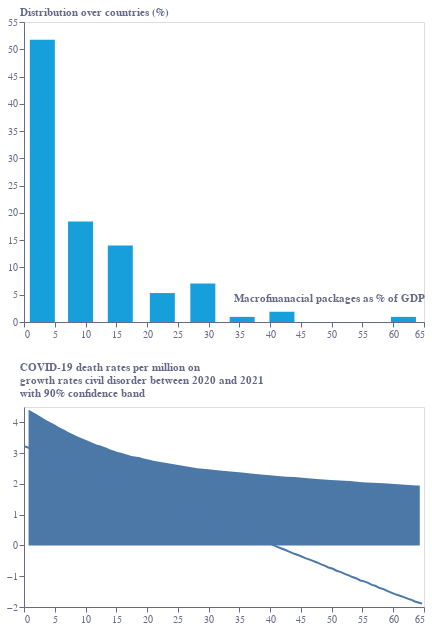

Write notebook code for a chart like this one.
### Code cell
base = alt.Chart(f2).encode(
    x=alt.X(
        "gx:Q",
        sort=[],
        axis=alt.Axis(
            grid=False,
            titleAlign="right",
            titleAnchor="end",
            title="Macrofinanacial packages as % of GDP",
            titleY=-30,
            # titleX=207,
            labelColor=colors["eco-gray"],
            titleColor=colors["eco-gray"],
            tickColor=colors["eco-gray"],
            domainColor=colors["eco-gray"],
            tickCount=10,
            orient="bottom",
            labelAngle=0,
        )
    )
)
bars = base.mark_bar(color=colors["eco-light-blue"],width=25).encode(
    y=alt.Y(
        "gy:Q",
        sort=[],
        axis=alt.Axis(
            grid=False,
            title="Distribution over countries (%)",
            titleX=-5,
            titleY=-5,
            titleBaseline="bottom",
            titleAngle=0,
            titleAlign="left",
            labelColor=colors["eco-gray"],
            titleColor=colors["eco-gray"],
            tickColor=colors["eco-gray"],
            domainColor=colors["eco-gray"],
        ),
        # scale=alt.Scale(domain=[-25, 30]),
    )
)
line=base.mark_line().encode(x=alt.X(
        "x1:Q",
        sort=[],
        axis=alt.Axis(
            grid=False,
            titleAlign="right",
            titleAnchor="end",
            title="",
            titleY=-30,
            # titleX=207,
            labelColor=colors["eco-gray"],
            titleColor=colors["eco-gray"],
            tickColor=colors["eco-gray"],
            domainColor=colors["eco-gray"],
            tickCount=10,
            orient="bottom",
            labelAngle=0,
        )
    ), y=alt.Y(
        "y1:Q",
        sort=[],
        axis=alt.Axis(
            grid=False,
            title=["COVID-19 death rates per million on", "growth rates civil disorder between 2020 and 2021"," with 90% confidence band"],
            titleX=-5,
            titleY=-35,
            titleBaseline="bottom",
            titleAngle=0,
            titleAlign="left",
            labelColor=colors["eco-gray"],
            titleColor=colors["eco-gray"],
            tickColor=colors["eco-gray"],
            domainColor=colors["eco-gray"],
        ),
        # scale=alt.Scale(domain=[-25, 30]),
    ))
area=base.mark_area().encode(x=alt.X(
        "x2:Q",
        sort=[],
        axis=alt.Axis(
            grid=False,
            titleAlign="right",
            titleAnchor="end",
            title="",
            titleY=-30,
            # titleX=207,
            labelColor=colors["eco-gray"],
            titleColor=colors["eco-gray"],
            tickColor=colors["eco-gray"],
            domainColor=colors["eco-gray"],
            tickCount=10,
            orient="bottom",
            labelAngle=0,
        )
    ), y=alt.Y(
        "y2:Q",
        sort=[],
        axis=alt.Axis(
            grid=False,
            title=["COVID-19 death rates per million on", "growth rates civil disorder between 2020 and 2021"," with 90% confidence band"],
            titleX=-5,
            titleY=-35,
            titleBaseline="bottom",
            titleAngle=0,
            titleAlign="left",
            labelColor=colors["eco-gray"],
            titleColor=colors["eco-gray"],
            tickColor=colors["eco-gray"],
            domainColor=colors["eco-gray"],
        ),
        # scale=alt.Scale(domain=[-25, 30]),
    ))
layer1 = (
    ((area+line).properties(height=300, width=400))
)
layer1=alt.vconcat(bars.properties(height=300, width=400),layer1.properties(height=200, width=400)).resolve_axis(
    x='shared'
)
layer1=bars
# layer1.save("visualisation/" + f + ".json")
# layer1.save("visualisation/" + f + ".svg")
# layer1.save("visualisation/" + f + ".png")
open("README.md", "a").write(readme)
layer1

### Figure 1 — Vega-Lite specification as saved in the notebook (floating-point values rounded to 4 significant figures)
{"config": {"view": {"continuousWidth": 400, "continuousHeight": 300}}, "vconcat": [{"mark": {"type": "bar", "color": "#179FDB", "width": 25}, "encoding": {"x": {"axis": {"domainColor": "#676A86", "grid": false, "labelAngle": 0, "labelColor": "#676A86", "orient": "bottom", "tickColor": "#676A86", "tickCount": 10, "title": "Macrofinanacial packages as % of GDP", "titleAlign": "right", "titleAnchor": "end", "titleColor": "#676A86", "titleY": -30}, "field": "gx", "sort": [], "type": "quantitative"}, "y": {"axis": {"domainColor": "#676A86", "grid": false, "labelColor": "#676A86", "tickColor": "#676A86", "title": "Distribution over countries (%)", "titleAlign": "left", "titleAngle": 0, "titleBaseline": "bottom", "titleColor": "#676A86", "titleX": -5, "titleY": -5}, "field": "gy", "sort": [], "type": "quantitative"}}, "height": 300, "width": 400}, {"layer": [{"mark": "area", "encoding": {"x": {"axis": {"domainColor": "#676A86", "grid": false, "labelAngle": 0, "labelColor": "#676A86", "orient": "bottom", "tickColor": "#676A86", "tickCount": 10, "title": "", "titleAlign": "right", "titleAnchor": "end", "titleColor": "#676A86", "titleY": -30}, "field": "x2", "sort": [], "type": "quantitative"}, "y": {"axis": {"domainColor": "#676A86", "grid": false, "labelColor": "#676A86", "tickColor": "#676A86", "title": ["COVID-19 death rates per million on", "growth rates civil disorder between 2020 and 2021", " with 90% confidence band"], "titleAlign": "left", "titleAngle": 0, "titleBaseline": "bottom", "titleColor": "#676A86", "titleX": -5, "titleY": -35}, "field": "y2", "sort": [], "type": "quantitative"}}}, {"mark": "line", "encoding": {"x": {"axis": {"domainColor": "#676A86", "grid": false, "labelAngle": 0, "labelColor": "#676A86", "orient": "bottom", "tickColor": "#676A86", "tickCount": 10, "title": "", "titleAlign": "right", "titleAnchor": "end", "titleColor": "#676A86", "titleY": -30}, "field": "x1", "sort": [], "type": "quantitative"}, "y": {"axis": {"domainColor": "#676A86", "grid": false, "labelColor": "#676A86", "tickColor": "#676A86", "title": ["COVID-19 death rates per million on", "growth rates civil disorder between 2020 and 2021", " with 90% confidence band"], "titleAlign": "left", "titleAngle": 0, "titleBaseline": "bottom", "titleColor": "#676A86", "titleX": -5, "titleY": -35}, "field": "y1", "sort": [], "type": "quantitative"}}}], "height": 200, "width": 400}], "data": {"name": "data-982327632a1a37d611ae969459b50a18"}, "resolve": {"axis": {"x": "shared"}}, "$schema": "https://vega.github.io/schema/vega-lite/v4.17.0.json", "datasets": {"data-982327632a1a37d611ae969459b50a18": [{"x1": 0.1128, "y1": 3.22, "x2": 0.7414, "y2": 4.409, "x3": 0.1159, "y3": 1.964, "gx": 2.981, "gy": 51.75}, {"x1": 0.7414, "y1": 3.176, "x2": 1.999, "y2": 4.27, "x3": 2.203, "y3": 1.913, "gx": 9.19, "gy": 18.41}, {"x1": 1.37, "y1": 3.111, "x2": 2.392, "y2": 4.226, "x3": 7.247, "y3": 1.631, "gx": 15.65, "gy": 14.05}, {"x1": 1.999, "y1": 3.068, "x2": 3.57, "y2": 4.079, "x3": 11.3, "y3": 1.375, "gx": 22.48, "gy": 5.309}, {"x1": 2.627, "y1": 3.029, "x2": 3.963, "y2": 4.035, "x3": 15.42, "y3": 1.004, "gx": 29.06, "gy": 7.056}, {"x1": 3.256, "y1": 2.964, "x2": 5.142, "y2": 3.918, "x3": 20.17, "y3": 0.4661, "gx": 35.46, "gy": 0.9409}, {"x1": 3.885, "y1": 2.92, "x2": 5.613, "y2": 3.853, "x3": 24.23, "y3": -0.02049, "gx": 41.91, "gy": 1.882}, {"x1": 4.513, "y1": 2.873, "x2": 6.714, "y2": 3.74, "x3": 32.0, "y3": -1.07, "gx": 61.66, "gy": 0.9409}, {"x1": 5.142, "y1": 2.812, "x2": 7.185, "y2": 3.688, "x3": 39.19, "y3": -2.069, "gx": null, "gy": null}, {"x1": 5.771, "y1": 2.768, "x2": 8.442, "y2": 3.567, "x3": 45.16, "y3": -2.901, "gx": null, "gy": null}, {"x1": 6.399, "y1": 2.708, "x2": 8.992, "y2": 3.515, "x3": 51.31, "y3": -3.798, "gx": null, "gy": null}, {"x1": 6.949, "y1": 2.682, "x2": 10.17, "y2": 3.419, "x3": 57.86, "y3": -4.745, "gx": null, "gy": null}, {"x1": 7.657, "y1": 2.608, "x2": 11.77, "y2": 3.283, "x3": 64.06, "y3": -5.667, "gx": null, "gy": null}, {"x1": 8.207, "y1": 2.577, "x2": 12.29, "y2": 3.254, "x3": null, "y3": null, "gx": null, "gy": null}, {"x1": 8.914, "y1": 2.504, "x2": 13.39, "y2": 3.179, "x3": null, "y3": null, "gx": null, "gy": null}, {"x1": 9.542, "y1": 2.465, "x2": 14.02, "y2": 3.121, "x3": null, "y3": null, "gx": null, "gy": null}, {"x1": 10.17, "y1": 2.417, "x2": 15.23, "y2": 3.04, "x3": null, "y3": null, "gx": null, "gy": null}, {"x1": 10.83, "y1": 2.363, "x2": 15.75, "y2": 3.011, "x3": null, "y3": null, "gx": null, "gy": null}, {"x1": 11.59, "y1": 2.295, "x2": 16.96, "y2": 2.936, "x3": null, "y3": null, "gx": null, "gy": null}, {"x1": 12.14, "y1": 2.265, "x2": 17.48, "y2": 2.907, "x3": null, "y3": null, "gx": null, "gy": null}, {"x1": 12.82, "y1": 2.201, "x2": 18.81, "y2": 2.864, "x3": null, "y3": null, "gx": null, "gy": null}, {"x1": 13.47, "y1": 2.152, "x2": 19.29, "y2": 2.838, "x3": null, "y3": null, "gx": null, "gy": null}, {"x1": 14.07, "y1": 2.097, "x2": 20.54, "y2": 2.777, "x3": null, "y3": null, "gx": null, "gy": null}, {"x1": 14.73, "y1": 2.048, "x2": 21.02, "y2": 2.751, "x3": null, "y3": null, "gx": null, "gy": null}, {"x1": 15.36, "y1": 1.996, "x2": 28.17, "y2": 2.508, "x3": null, "y3": null, "gx": null, "gy": null}, {"x1": 16.01, "y1": 1.947, "x2": 29.97, "y2": 2.473, "x3": null, "y3": null, "gx": null, "gy": null}, {"x1": 16.61, "y1": 1.892, "x2": 31.78, "y2": 2.439, "x3": null, "y3": null, "gx": null, "gy": null}, {"x1": 17.27, "y1": 1.843, "x2": 33.59, "y2": 2.404, "x3": null, "y3": null, "gx": null, "gy": null}, {"x1": 18.0, "y1": 1.785, "x2": 35.4, "y2": 2.369, "x3": null, "y3": null, "gx": null, "gy": null}, {"x1": 18.66, "y1": 1.749, "x2": 37.2, "y2": 2.335, "x3": null, "y3": null, "gx": null, "gy": null}, {"x1": 19.29, "y1": 1.705, "x2": 39.01, "y2": 2.3, "x3": null, "y3": null, "gx": null, "gy": null}, {"x1": 19.92, "y1": 1.64, "x2": 40.82, "y2": 2.265, "x3": null, "y3": null, "gx": null, "gy": null}, {"x1": 20.52, "y1": 1.611, "x2": 42.62, "y2": 2.23, "x3": null, "y3": null, "gx": null, "gy": null}, {"x1": 21.2, "y1": 1.565, "x2": 43.96, "y2": 2.222, "x3": null, "y3": null, "gx": null, "gy": null}, {"x1": 21.96, "y1": 1.497, "x2": 45.69, "y2": 2.196, "x3": null, "y3": null, "gx": null, "gy": null}, {"x1": 22.51, "y1": 1.467, "x2": 47.58, "y2": 2.161, "x3": null, "y3": null, "gx": null, "gy": null}, {"x1": 23.22, "y1": 1.393, "x2": 49.85, "y2": 2.126, "x3": null, "y3": null, "gx": null, "gy": null}, {"x1": 23.84, "y1": 1.358, "x2": 52.92, "y2": 2.092, "x3": null, "y3": null, "gx": null, "gy": null}, {"x1": 24.45, "y1": 1.299, "x2": 54.96, "y2": 2.057, "x3": null, "y3": null, "gx": null, "gy": null}, {"x1": 25.1, "y1": 1.25, "x2": 58.42, "y2": 2.022, "x3": null, "y3": null, "gx": null, "gy": null}, {"x1": 25.7, "y1": 1.195, "x2": 63.76, "y2": 1.953, "x3": null, "y3": null, "gx": null, "gy": null}, {"x1": 26.38, "y1": 1.149, "x2": 64.31, "y2": 1.953, "x3": null, "y3": null, "gx": null, "gy": null}, {"x1": 26.99, "y1": 1.094, "x2": null, "y2": null, "x3": null, "y3": null, "gx": null, "gy": null}, {"x1": 27.62, "y1": 1.055, "x2": null, "y2": null, "x3": null, "y3": null, "gx": null, "gy": null}, {"x1": 28.4, "y1": 0.9764, "x2": null, "y2": null, "x3": null, "y3": null, "gx": null, "gy": null}, {"x1": 29.03, "y1": 0.9374, "x2": null, "y2": null, "x3": null, "y3": null, "gx": null, "gy": null}, {"x1": 29.66, "y1": 0.8897, "x2": null, "y2": null, "x3": null, "y3": null, "gx": null, "gy": null}, {"x1": 30.31, "y1": 0.8362, "x2": null, "y2": null, "x3": null, "y3": null, "gx": null, "gy": null}, {"x1": 30.92, "y1": 0.7812, "x2": null, "y2": null, "x3": null, "y3": null, "gx": null, "gy": null}, {"x1": 31.57, "y1": 0.732, "x2": null, "y2": null, "x3": null, "y3": null, "gx": null, "gy": null}, {"x1": 32.17, "y1": 0.6727, "x2": null, "y2": null, "x3": null, "y3": null, "gx": null, "gy": null}, {"x1": 32.8, "y1": 0.638, "x2": null, "y2": null, "x3": null, "y3": null, "gx": null, "gy": null}, {"x1": 33.59, "y1": 0.5599, "x2": null, "y2": null, "x3": null, "y3": null, "gx": null, "gy": null}, {"x1": 34.14, "y1": 0.5295, "x2": null, "y2": null, "x3": null, "y3": null, "gx": null, "gy": null}, {"x1": 34.82, "y1": 0.4659, "x2": null, "y2": null, "x3": null, "y3": null, "gx": null, "gy": null}, {"x1": 35.47, "y1": 0.4167, "x2": null, "y2": null, "x3": null, "y3": null, "gx": null, "gy": null}, {"x1": 36.08, "y1": 0.3618, "x2": null, "y2": null, "x3": null, "y3": null, "gx": null, "gy": null}, {"x1": 36.76, "y1": 0.3155, "x2": null, "y2": null, "x3": null, "y3": null, "gx": null, "gy": null}, {"x1": 37.36, "y1": 0.2519, "x2": null, "y2": null, "x3": null, "y3": null, "gx": null, "gy": null}, {"x1": 37.99, "y1": 0.2215, "x2": null, "y2": null, "x3": null, "y3": null, "gx": null, "gy": null}, {"x1": 38.54, "y1": 0.1824, "x2": null, "y2": null, "x3": null, "y3": null, "gx": null, "gy": null}, {"x1": 39.25, "y1": 0.1087, "x2": null, "y2": null, "x3": null, "y3": null, "gx": null, "gy": null}, {"x1": 39.87, "y1": 0.06094, "x2": null, "y2": null, "x3": null, "y3": null, "gx": null, "gy": null}, {"x1": 40.48, "y1": 0.02044, "x2": null, "y2": null, "x3": null, "y3": null, "gx": null, "gy": null}, {"x1": 41.05, "y1": -0.03741, "x2": null, "y2": null, "x3": null, "y3": null, "gx": null, "gy": null}, {"x1": 41.73, "y1": -0.08948, "x2": null, "y2": null, "x3": null, "y3": null, "gx": null, "gy": null}, {"x1": 42.39, "y1": -0.1386, "x2": null, "y2": null, "x3": null, "y3": null, "gx": null, "gy": null}, {"x1": 42.99, "y1": -0.1936, "x2": null, "y2": null, "x3": null, "y3": null, "gx": null, "gy": null}, {"x1": 43.65, "y1": -0.2471, "x2": null, "y2": null, "x3": null, "y3": null, "gx": null, "gy": null}, {"x1": 44.28, "y1": -0.2948, "x2": null, "y2": null, "x3": null, "y3": null, "gx": null, "gy": null}, {"x1": 44.93, "y1": -0.344, "x2": null, "y2": null, "x3": null, "y3": null, "gx": null, "gy": null}, {"x1": 45.69, "y1": -0.412, "x2": null, "y2": null, "x3": null, "y3": null, "gx": null, "gy": null}, {"x1": 46.32, "y1": -0.451, "x2": null, "y2": null, "x3": null, "y3": null, "gx": null, "gy": null}, {"x1": 46.95, "y1": -0.4988, "x2": null, "y2": null, "x3": null, "y3": null, "gx": null, "gy": null}, {"x1": 47.6, "y1": -0.5523, "x2": null, "y2": null, "x3": null, "y3": null, "gx": null, "gy": null}, {"x1": 48.2, "y1": -0.6072, "x2": null, "y2": null, "x3": null, "y3": null, "gx": null, "gy": null}, {"x1": 48.86, "y1": -0.6564, "x2": null, "y2": null, "x3": null, "y3": null, "gx": null, "gy": null}, {"x1": 49.46, "y1": -0.7157, "x2": null, "y2": null, "x3": null, "y3": null, "gx": null, "gy": null}, {"x1": 50.09, "y1": -0.7504, "x2": null, "y2": null, "x3": null, "y3": null, "gx": null, "gy": null}, {"x1": 50.88, "y1": -0.8285, "x2": null, "y2": null, "x3": null, "y3": null, "gx": null, "gy": null}, {"x1": 51.43, "y1": -0.8589, "x2": null, "y2": null, "x3": null, "y3": null, "gx": null, "gy": null}, {"x1": 52.11, "y1": -0.9225, "x2": null, "y2": null, "x3": null, "y3": null, "gx": null, "gy": null}, {"x1": 52.76, "y1": -0.9717, "x2": null, "y2": null, "x3": null, "y3": null, "gx": null, "gy": null}, {"x1": 53.36, "y1": -1.027, "x2": null, "y2": null, "x3": null, "y3": null, "gx": null, "gy": null}, {"x1": 54.05, "y1": -1.073, "x2": null, "y2": null, "x3": null, "y3": null, "gx": null, "gy": null}, {"x1": 54.65, "y1": -1.137, "x2": null, "y2": null, "x3": null, "y3": null, "gx": null, "gy": null}, {"x1": 55.28, "y1": -1.167, "x2": null, "y2": null, "x3": null, "y3": null, "gx": null, "gy": null}, {"x1": 55.83, "y1": -1.206, "x2": null, "y2": null, "x3": null, "y3": null, "gx": null, "gy": null}, {"x1": 56.53, "y1": -1.28, "x2": null, "y2": null, "x3": null, "y3": null, "gx": null, "gy": null}, {"x1": 57.08, "y1": -1.31, "x2": null, "y2": null, "x3": null, "y3": null, "gx": null, "gy": null}, {"x1": 57.79, "y1": -1.384, "x2": null, "y2": null, "x3": null, "y3": null, "gx": null, "gy": null}, {"x1": 58.42, "y1": -1.419, "x2": null, "y2": null, "x3": null, "y3": null, "gx": null, "gy": null}, {"x1": 59.02, "y1": -1.478, "x2": null, "y2": null, "x3": null, "y3": null, "gx": null, "gy": null}, {"x1": 59.68, "y1": -1.531, "x2": null, "y2": null, "x3": null, "y3": null, "gx": null, "gy": null}, {"x1": 60.28, "y1": -1.582, "x2": null, "y2": null, "x3": null, "y3": null, "gx": null, "gy": null}, {"x1": 60.96, "y1": -1.628, "x2": null, "y2": null, "x3": null, "y3": null, "gx": null, "gy": null}, {"x1": 61.72, "y1": -1.679, "x2": null, "y2": null, "x3": null, "y3": null, "gx": null, "gy": null}, {"x1": 62.35, "y1": -1.727, "x2": null, "y2": null, "x3": null, "y3": null, "gx": null, "gy": null}, {"x1": 62.98, "y1": -1.77, "x2": null, "y2": null, "x3": null, "y3": null, "gx": null, "gy": null}, {"x1": 63.53, "y1": -1.819, "x2": null, "y2": null, "x3": null, "y3": null, "gx": null, "gy": null}, {"x1": 64.21, "y1": -1.86, "x2": null, "y2": null, "x3": null, "y3": null, "gx": null, "gy": null}, {"x1": 64.71, "y1": -1.892, "x2": null, "y2": null, "x3": null, "y3": null, "gx": null, "gy": null}]}}
